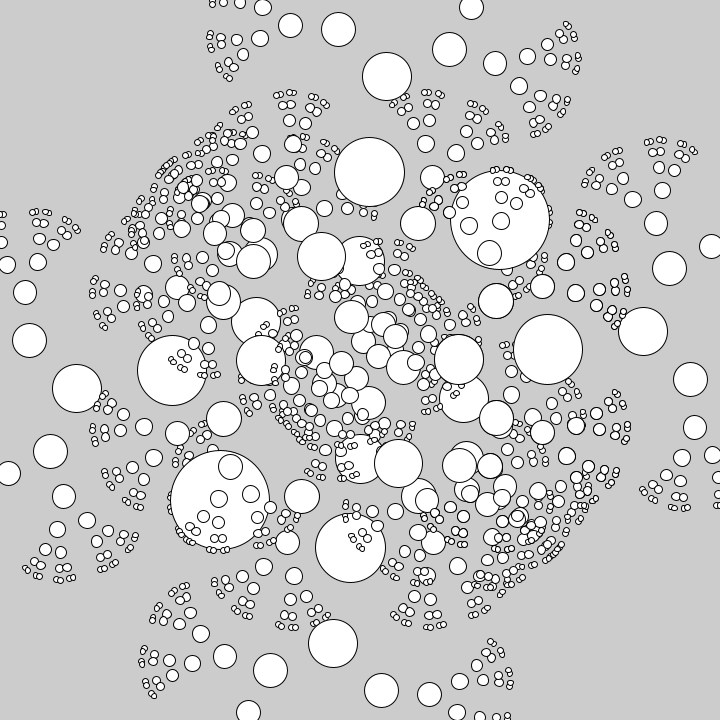
Frame 1 (no input)
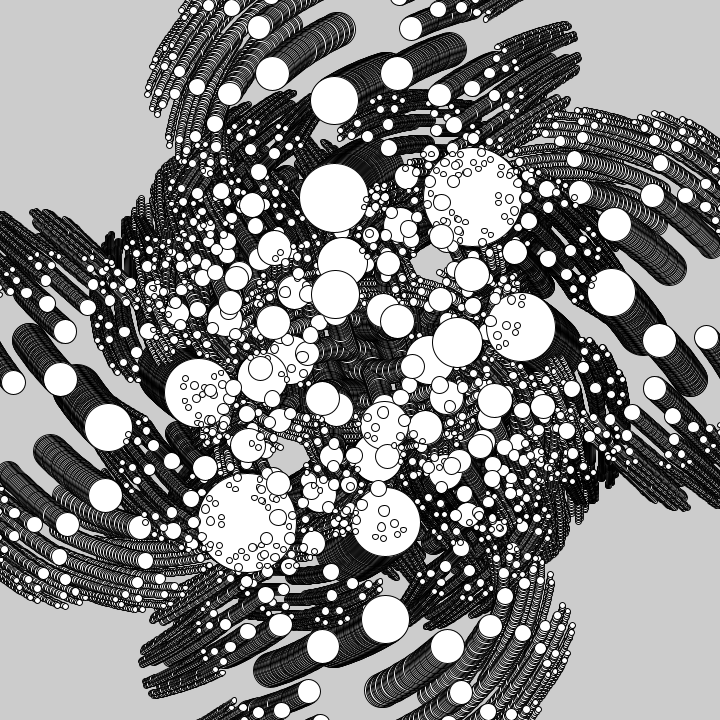
Frame 60 (the mouse pressed at the canvas centre just before this capture)
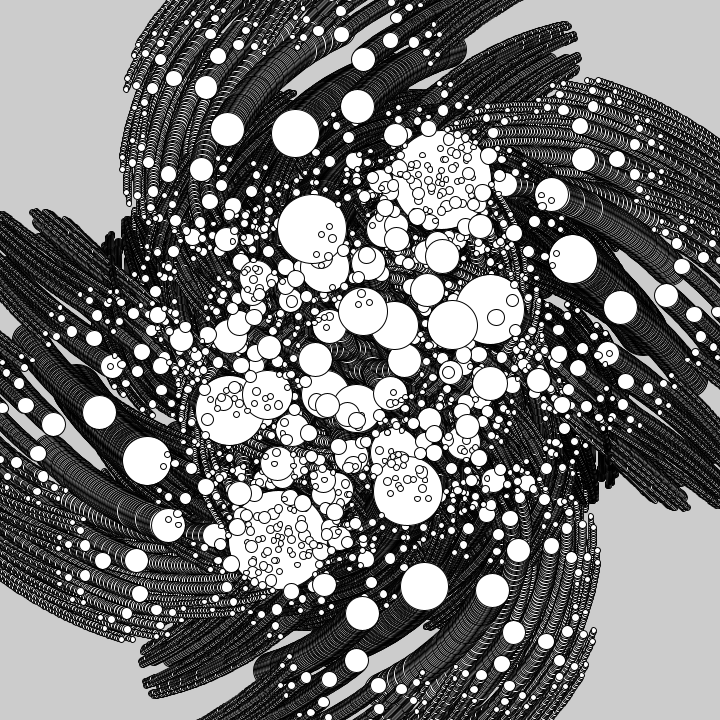
Frame 120 (the mouse held since frame 60 and released just before this capture)

The Processing sketch that drew these frames (run headless with seeded random() and noise(); from frame 60 on, the mouse is pressed at the canvas centre):

// Processing sketch: bit2atom_20210217b_iterativeTree13
// ── bit2atom_20210217b_iterativeTree13.pde
float r, t;
void setup() {
  size(720, 720);
}
void draw() {
  clear();
  t+=.003;
  for (r=0; r<TAU; r+=PI/4)f(360, 360, r-t, 99*sq(cos(r)-sin(r)));
}
void f(float x, float y, float r, float d) {
  if (d>9) {
    circle(x+=cos(r)*d, y+=sin(r)*d, d/2);
    f(x, y, r+d/99+t, d*.7);
    f(x, y, r-d/99-t, d*.7);
  }
}
